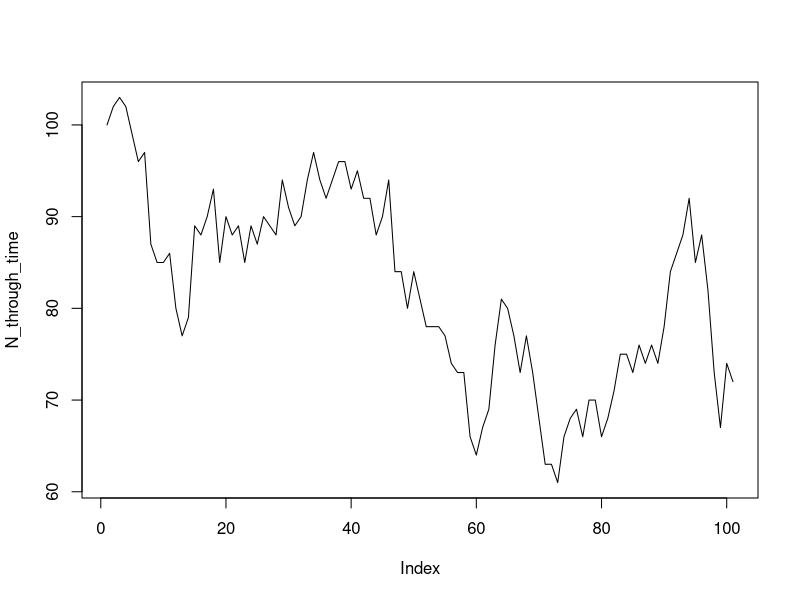

Source code (R): (Note: this script raises an error after producing the figure.)



start_N <- 100
death_rate <- 0.1
birth_rate <- 1.0
survival_to_adult <- 0.1

N_through_time <- c(start_N)
num_generations <- 100

N_t <- start_N
for(t in 1:num_generations) {
   # first we do death
  num_dead <- rbinom(n = 1, size = N_t, prob = death_rate)
  N_t <- N_t - num_dead

  # now we produce offspring, from a Poisson distribution with mean birth_rate
  num_offspring <- sum(rpois(n = N_t, lambda = birth_rate))

  # from those offspring, most will not make it:
  num_dead_offspring <- rbinom(n = 1, size = num_offspring, prob = 1 - survival_to_adult)
  num_offspring <- num_offspring - num_dead_offspring

  N_t <- N_t + num_offspring
  N_through_time <- c(N_through_time, N_t)
}

plot(N_through_time, type = "l")

# now, let's make this a bit more general, so we can do this many times:
sim_demography <- function(N_0,
                           birth_rate,
                           death_rate,
                           survival_to_adult,
                           num_generations) {

  N_through_time <- c(N_0)
  N_t <- N_0
  for(t in 1:num_generations) {
    # first we do death
    num_dead <- rbinom(n = 1, size = N_t, prob = death_rate)
    N_t <- N_t - num_dead

    # now we produce offspring, from a Poisson distribution with mean birth_rate
    num_offspring <- sum(rpois(n = N_t, lambda = birth_rate))

    # from those offspring, most will not make it:
    num_dead_offspring <- rbinom(n = 1, size = num_offspring, prob = 1 - survival_to_adult)
    num_offspring <- num_offspring - num_dead_offspring

    N_t <- N_t + num_offspring
    N_through_time <- c(N_through_time, N_t)
  }
  return(N_through_time)
}

# now we can do many runs:
to_plot <- c()
for(r in 1:100) {
  simulation_result <- sim_demography(N_0 = 1000,
                                      birth_rate = 1.1,
                                      death_rate = 0.1,
                                      survival_to_adult = 0.1,
                                      num_generations = 100)
  to_add <- cbind(r, 1:(num_generations+1), simulation_result)
  to_plot <- rbind(to_plot, to_add)

  # output progress to screen:
  cat(r, "\n")
}

colnames(to_plot) <- c("r", "t", "N")
to_plot <- tibble::as_tibble(to_plot)
ggplot(to_plot, aes(x = t, y = N, group = r)) +
  geom_line( alpha = 0.5) +
  theme_classic()

# or we can plot 95%:
to_plot %>%
  group_by(t) %>%
  summarise("mean_N" = mean(N),
            "max_N" = quantile(N, 0.975),
            "min_N" = quantile(N, 0.025)) %>%
  ggplot(aes(x = t, y = mean_N)) +
    geom_ribbon(aes(x = t, ymin = min_N, ymax = max_N),
                fill = "grey", alpha = 0.5) +
    theme_classic() +
    geom_line() +
    xlab("Generations") +
    ylab("Population Size")
